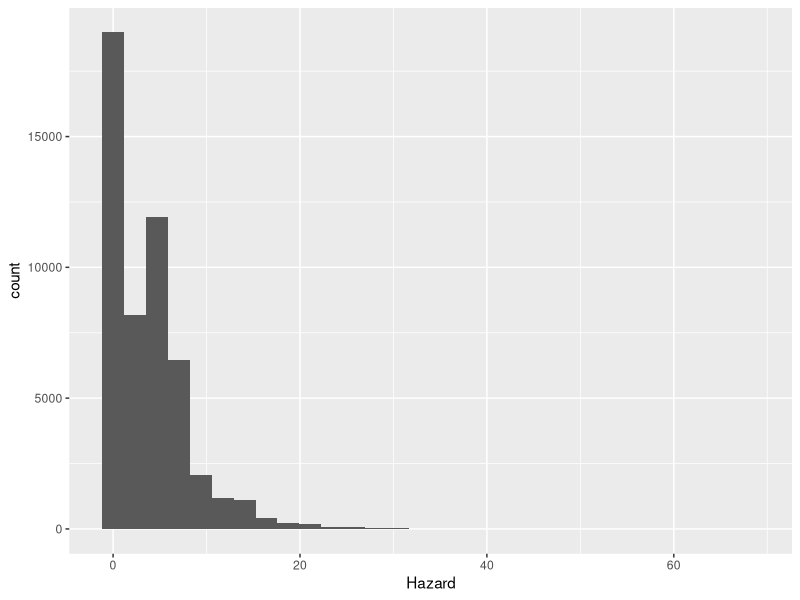
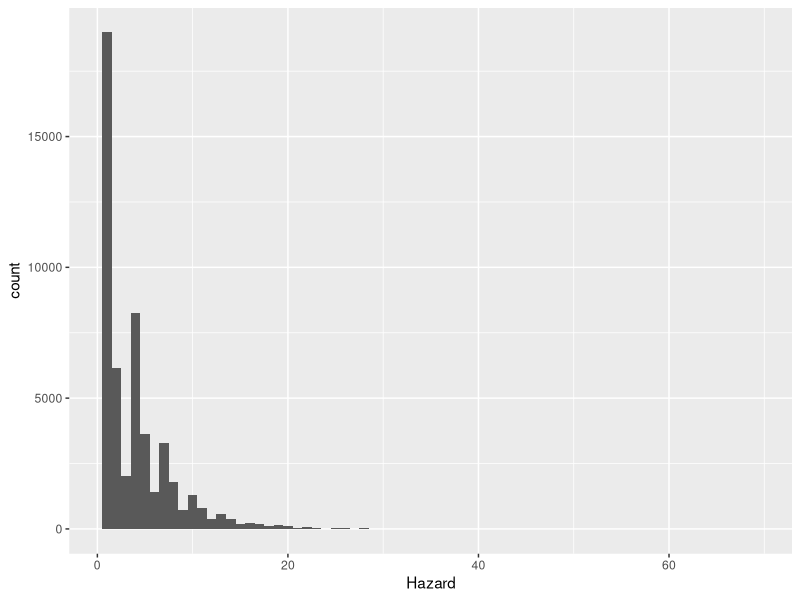
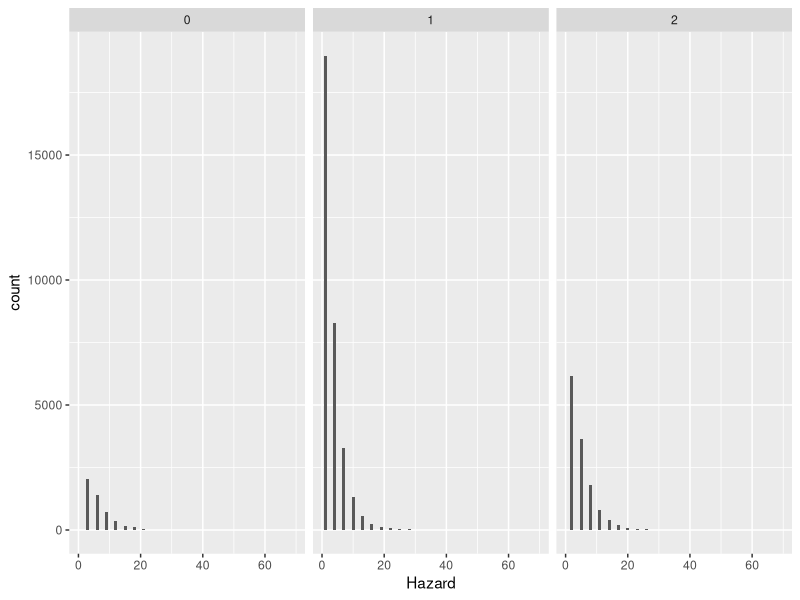
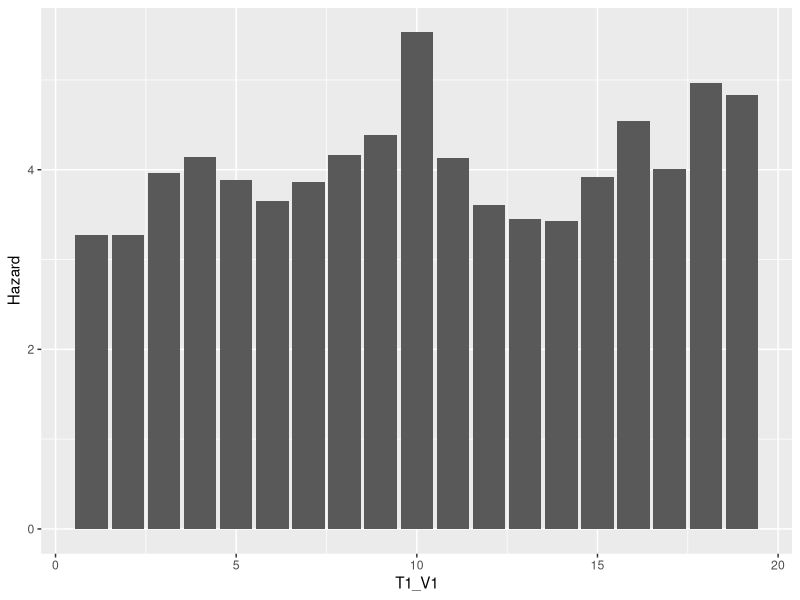
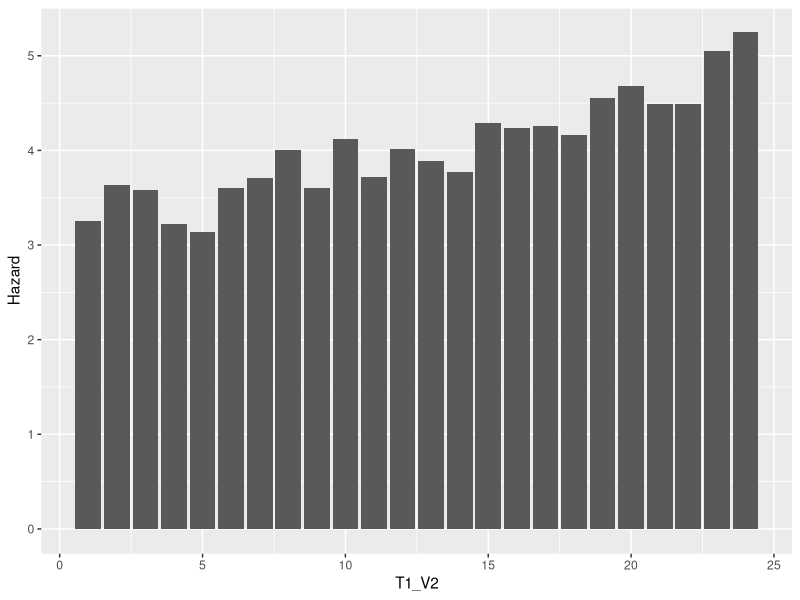
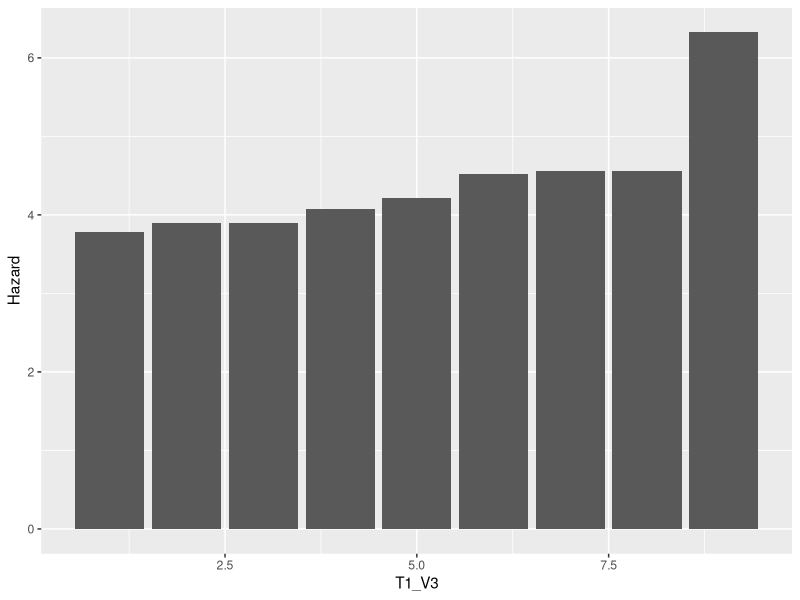
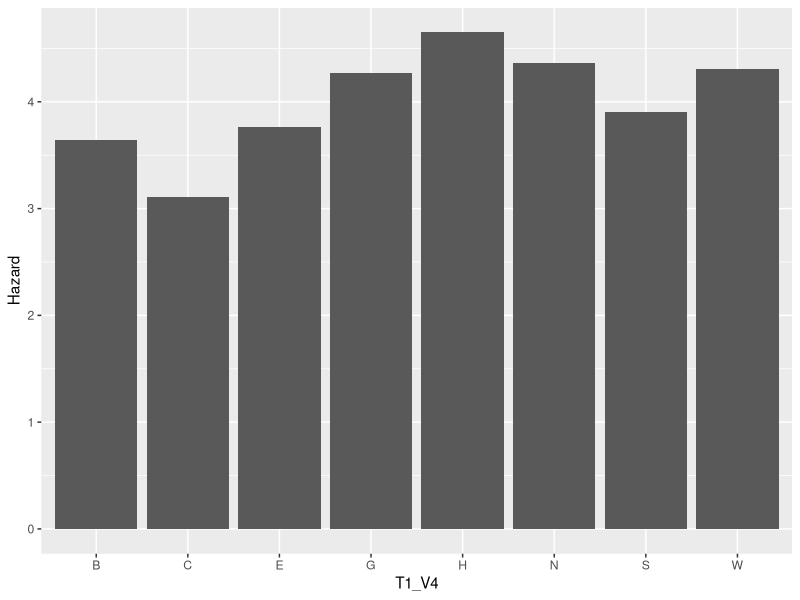
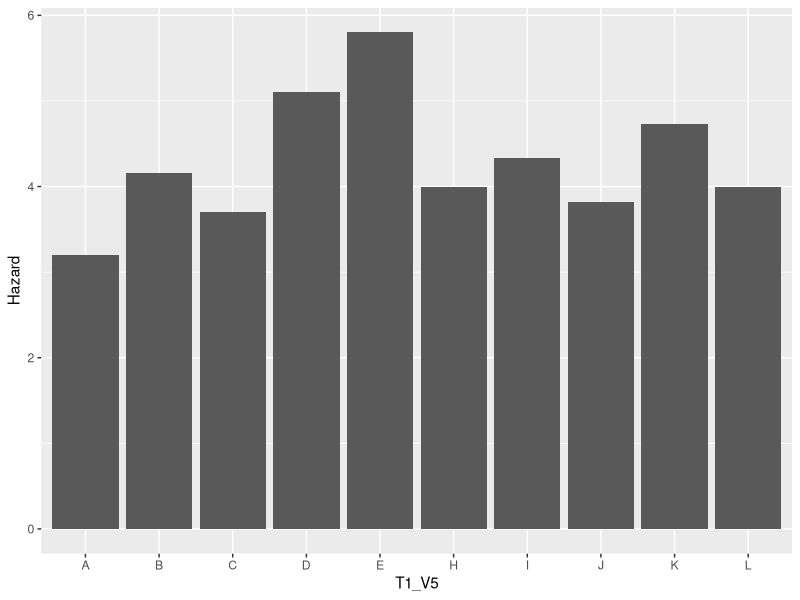

These figures' R source, in order:
# Three things you almost always need in R to examine data
require(ggplot2)
require(data.table)
require(dplyr)

# If running interactively, this arg. must be changed for each user
if(interactive()) {
  setwd("~/local/gitRepos/DukeClass/")
} else {
  
}


# Load the data
trainFile = data.table(read.csv("data/train.csv"))

# What is my target?
targetVar = "Hazard"

# What does the distribution look like?
p <- ggplot(trainFile)
p <- p + geom_histogram(aes(x=Hazard))
ggsave(file.path("report", "histogram.png", p))

# Narrow the bins
p <- ggplot(trainFile)
p <- p + geom_histogram(aes(x=Hazard), binwidth = 1)
ggsave(file.path("report", "secondHistogram.png", p))
       
# Is there something with every third value?
tempData <- trainFile %>% mutate(group = Hazard %% 3)
p <- ggplot(tempData)
p <- p + geom_histogram(aes(x=Hazard), binwidth = 1)
p <- p + facet_wrap(~ group)
ggsave(file.path("report", "facetHistogram.png", p))
       

# Let's look at all of our one-way plots
indVars = setdiff(names(trainFile), c("Hazard", "Id"))
dir.create(file.path("report"), showWarnings = FALSE)
for(v in indVars) {
  p <- ggplot(trainFile)
  p <- p + geom_bar(aes_string(x = v, y = targetVar), stat = "summary", fun.y = mean)
  ggsave(file.path("report", paste0(v, ".png")), p)
}


